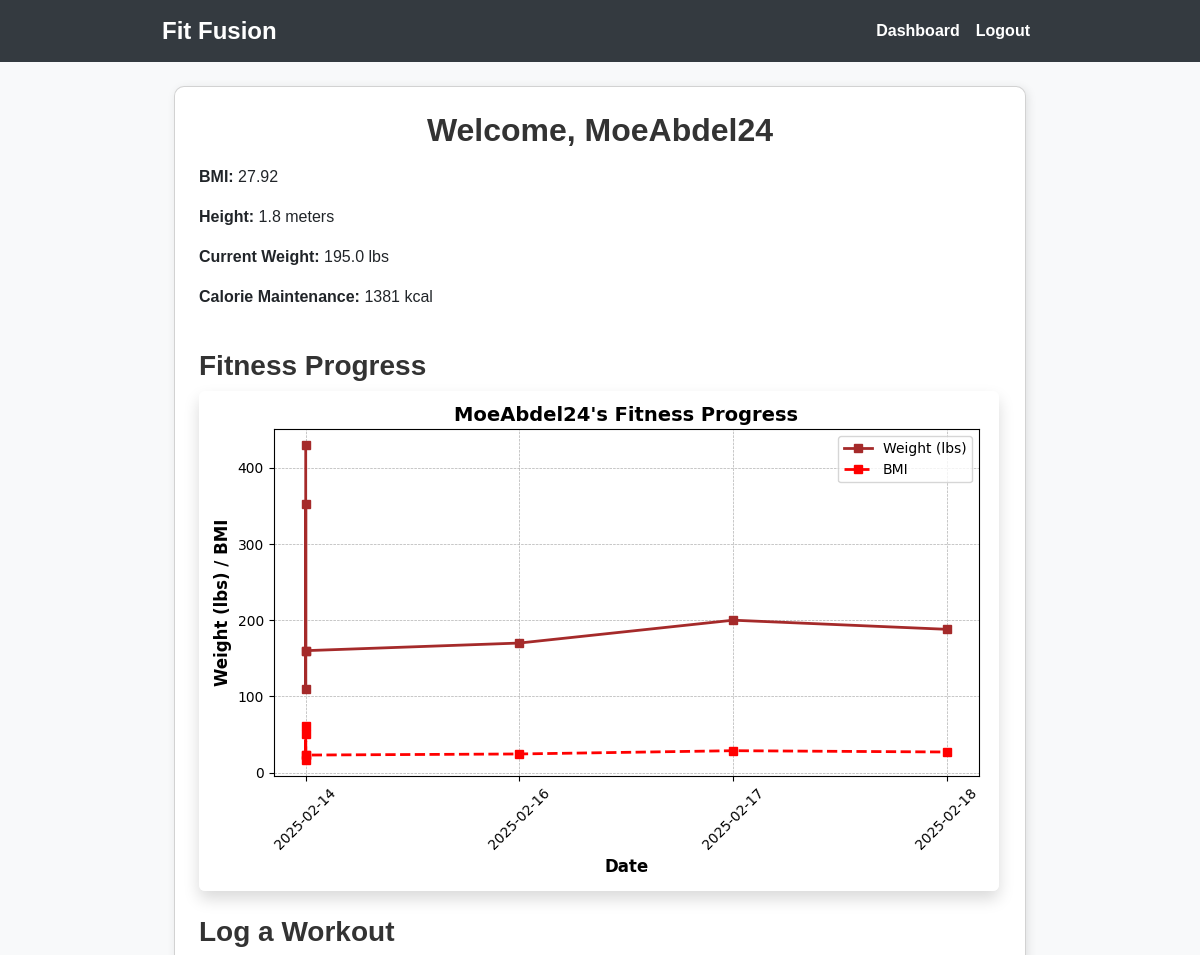
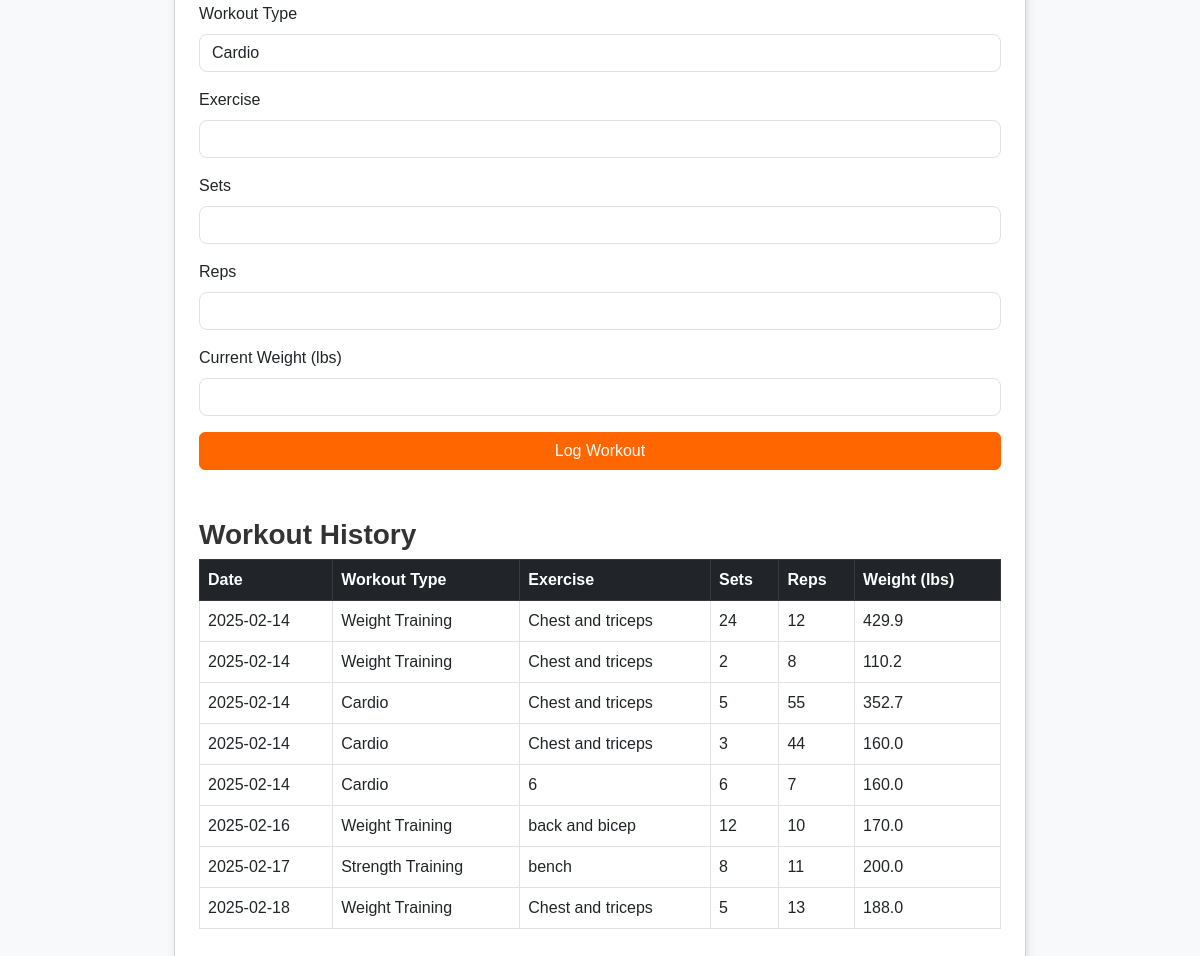
The page /dashboard (signed in) on the database its author committed (2 pictures, top to bottom).
### app.py (models this page shows)
class User(db.Model):
    id = db.Column(db.Integer, primary_key=True)
    username = db.Column(db.String(80), unique=True, nullable=False)
    email = db.Column(db.String(120), unique=True, nullable=False)
    password = db.Column(db.String(256), nullable=False)
    age = db.Column(db.Integer, nullable=False)
    gender = db.Column(db.String(10), nullable=False)
    height = db.Column(db.Float, nullable=False)  # Stored in meters
    weight = db.Column(db.Float, nullable=False)  # Stored in kg
    activity_level = db.Column(db.String(20), nullable=False)
    workout_preference = db.Column(db.String(20), nullable=True)
    goal = db.Column(db.String(50), nullable=True)

class WorkoutLog(db.Model):
    id = db.Column(db.Integer, primary_key=True)
    user_id = db.Column(db.Integer, db.ForeignKey('user.id'), nullable=False)
    workout_type = db.Column(db.String(50), nullable=False)
    exercise = db.Column(db.String(100), nullable=False)
    sets = db.Column(db.Integer, nullable=False)
    reps = db.Column(db.Integer, nullable=False)
    weight = db.Column(db.Float, nullable=True)  # Store weight changes
    date = db.Column(db.DateTime, default=datetime.utcnow)
    user = db.relationship('User', backref=db.backref('workouts', lazy=True))

### app.py (the view)
@app.route('/dashboard')
def dashboard():
    if 'user_id' not in session:
        flash('Please log in first.', 'warning')
        return redirect(url_for('login'))
    user = User.query.get(session['user_id'])
    bmi = calculate_bmi(user.weight, user.height)
    tdee = calculate_tdee(user)
    calorie_plans = {
        'maintenance': tdee,
        'light_deficit': tdee - 250,
        'medium_deficit': tdee - 500,
        'extreme_deficit': tdee - 750
    }
    workouts = WorkoutLog.query.filter_by(user_id=user.id).order_by(WorkoutLog.date.asc()).all()
    dates = [workout.date.strftime('%Y-%m-%d') for workout in workouts if workout.weight]
    weights = [workout.weight for workout in workouts if workout.weight]
    bmi_values = [calculate_bmi(weight, user.height) for weight in weights]
    if dates:
        plt.figure(figsize=(8, 5))
        plt.plot(dates, [w * 2.20462 for w in weights], marker='s', linestyle='-', color='brown', markersize=6, linewidth=2, label='Weight (lbs)')
        plt.plot(dates, bmi_values, marker='s', linestyle='--', color='red', markersize=6, linewidth=2, label='BMI')
        plt.xlabel('Date', fontsize=12, fontweight='bold')
        plt.ylabel('Weight (lbs) / BMI', fontsize=12, fontweight='bold')
        plt.title(f"{user.username}'s Fitness Progress", fontsize=14, fontweight='bold')
        plt.legend()
        plt.xticks(rotation=45)
        plt.grid(True, linestyle='--', linewidth=0.5)
        plt.tight_layout()
        img = io.BytesIO()
        plt.savefig(img, format='png')
        img.seek(0)
        plot_url = base64.b64encode(img.getvalue()).decode()
    else:
        plot_url = None  # No data to plot
    return render_template('dashboard.html', user=user, bmi=bmi, calorie_plans=calorie_plans, plot_url=plot_url, workouts=workouts)

### app.py (called while the page is built)
def calculate_bmi(weight, height):
    return round(weight / (height ** 2), 2)

def calculate_tdee(user):
    if user.gender.lower() == 'male':
        bmr = (10 * user.weight) + (6.25 * user.height) - (5 * user.age) + 5
    else:
        bmr = (10 * user.weight) + (6.25 * user.height) - (5 * user.age) - 161
    activity_factors = {
        'sedentary': 1.2,
        'light': 1.375,
        'moderate': 1.55,
        'active': 1.725,
        'very_active': 1.9
    }
    return round(bmr * activity_factors.get(user.activity_level, 1.2))

### templates/dashboard.html (shortened to what this page needs)
{% extends "base.html" %}
{% block content %}
<div class="container mt-4">
    <div class="card p-4">
        <h2 class="mb-3 text-center">Welcome, {{ user.username }}</h2>
        <div class="row">
            <div class="col-md-6">
                <p><strong>BMI:</strong> {{ bmi }}</p>
                <p><strong>Height:</strong> {{ user.height | round(1) }} meters</p>
                <p><strong>Current Weight:</strong> {{ (user.weight * 2.20462) | round(1) }} lbs</p>
                <p><strong>Calorie Maintenance:</strong> {{ calorie_plans['maintenance'] }} kcal</p>
            </div>
        </div>
        <h3 class="mt-4">Fitness Progress</h3>
        <div class="chart-container">
            {% if plot_url %}
                <img class="img-fluid rounded shadow">
            {% else %}
                <p class="text-muted">No fitness data available yet. Log your weight to track progress!</p>
            {% endif %}
        </div>
        <h3 class="mt-4">Log a Workout</h3>
        <form method="POST" action="{{ url_for('log_workout') }}" class="mb-4">
            <div class="mb-3">
                <label class="form-label">Workout Type</label>
                <select name="workout_type" class="form-control">
                    <option value="Cardio">Cardio</option>
                </select>
            </div>
            <div class="mb-3">
                <label class="form-label">Exercise</label>
                <input type="text" name="exercise" class="form-control" required>
            </div>
            <div class="mb-3">
                <label class="form-label">Sets</label>
                <input type="number" name="sets" class="form-control" required>
            </div>
            <div class="mb-3">
                <label class="form-label">Reps</label>
                <input type="number" name="reps" class="form-control" required>
            </div>
            <div class="mb-3">
                <label class="form-label">Current Weight (lbs)</label>
                <input type="number" step="0.1" name="weight" class="form-control">
            </div>
            <button type="submit" class="btn btn-primary w-100">Log Workout</button>
        </form>
        <h3 class="mt-4">Workout History</h3>
        <table class="table table-bordered table-hover">
            <thead class="table-dark">
                <tr>
                    <th>Date</th>
                    <th>Workout Type</th>
                    <th>Exercise</th>
                    <th>Sets</th>
                    <th>Reps</th>
                    <th>Weight (lbs)</th>
                </tr>
            </thead>
            <tbody>
                {% for workout in workouts %}
                <tr>
                    <td>{{ workout.date.strftime('%Y-%m-%d') }}</td>
                    <td>{{ workout.workout_type }}</td>
                    <td>{{ workout.exercise }}</td>
                    <td>{{ workout.sets }}</td>
                    <td>{{ workout.reps }}</td>
                    <td>{{ (workout.weight * 2.20462) | round(1) if workout.weight else '-' }}</td>
                </tr>
                {% endfor %}
            </tbody>
        </table>
    </div>
</div>
{% endblock %}

### templates/base.html (shortened to what this page needs)
<!DOCTYPE html>
<html lang="en">
<head>
    <link href="https://cdn.jsdelivr.net/npm/bootstrap@5.3.0/dist/css/bootstrap.min.css" rel="stylesheet">
</head>
<body>
    <nav class="navbar navbar-expand-lg navbar-dark">
        <div class="container">
            <a class="navbar-brand" href="{{ url_for('home') }}">Fit Fusion</a>
            <div class="collapse navbar-collapse" id="navbarNav">
                <ul class="navbar-nav ms-auto">
                    {% if 'user_id' in session %}
                        <li class="nav-item"><a class="nav-link" href="{{ url_for('dashboard') }}">Dashboard</a></li>
                        <li class="nav-item"><a class="nav-link" href="{{ url_for('logout') }}">Logout</a></li>
                    {% else %}
                        <li class="nav-item"><a class="nav-link" href="{{ url_for('login') }}">Login</a></li>
                        <li class="nav-item"><a class="nav-link" href="{{ url_for('register') }}">Register</a></li>
                    {% endif %}
                </ul>
            </div>
        </div>
    </nav>
    <div class="container mt-4">
        {% block content %}{% endblock %}
    </div>
</body>
</html>

### templates/base.html (style rules this page uses)
body { background-color: #f8f9fa; font-family: 'Arial', sans-serif; }
.container { max-width: 900px; }
.card { box-shadow: 2px 2px 10px rgba(0, 0, 0, 0.1); border-radius: 10px; }
.btn-primary { background-color: #ff6600; border-color: #ff6600; }
.form-control { border-radius: 8px; }
h2, h3 { font-weight: bold; color: #333; }
.navbar { background-color: #343a40; }
.navbar-brand { font-size: 1.5rem; font-weight: bold; }
.navbar-dark .navbar-nav .nav-link { color: white; font-weight: bold; }

### rows shown on the page
User: username "MoeAbdel24", height "1.8", (user.weight*2.20462)|round(1) "195.0"
WorkoutLog: date "2025-02-14", workout_type "Weight Training", exercise "Chest and triceps", sets "24", reps "12", weight "429.9"
WorkoutLog: date "2025-02-14", workout_type "Weight Training", exercise "Chest and triceps", sets "2", reps "8", weight "110.2"
WorkoutLog: date "2025-02-14", workout_type "Cardio", exercise "Chest and triceps", sets "5", reps "55", weight "352.7"
WorkoutLog: date "2025-02-14", workout_type "Cardio", exercise "Chest and triceps", sets "3", reps "44", weight "160.0"
WorkoutLog: date "2025-02-14", workout_type "Cardio", exercise "6", sets "6", reps "7", weight "160.0"
WorkoutLog: date "2025-02-16", workout_type "Weight Training", exercise "back and bicep", sets "12", reps "10", weight "170.0"
WorkoutLog: date "2025-02-17", workout_type "Strength Training", exercise "bench", sets "8", reps "11", weight "200.0"
WorkoutLog: date "2025-02-18", workout_type "Weight Training", exercise "Chest and triceps", sets "5", reps "13", weight "188.0"

### other values the page prints
{{ bmi }} "27.92"
{{ calorie_plans['maintenance'] }} "1381"
